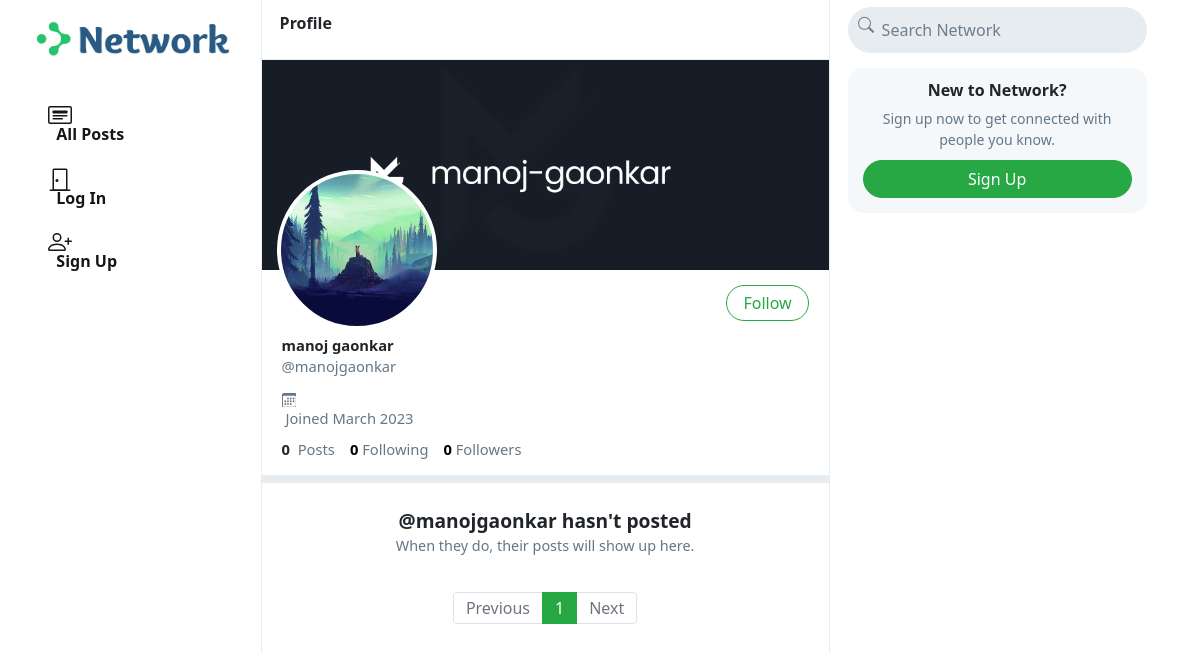
Page /manojgaonkar on the committed database.
### network/models.py (models this page shows, shortened)
class User(AbstractUser):
    profile_pic = models.ImageField(upload_to='profile_pic/')
    bio = models.TextField(max_length=160, blank=True, null=True)
    cover = models.ImageField(upload_to='covers/', blank=True)
    def __str__(self):
        return self.username

### network/views.py (the view)
# urls.py: path("<str:username>", views.profile, name='profile'),
def profile(request, username):
    user = User.objects.get(username=username)
    all_posts = Post.objects.filter(creater=user).order_by('-date_created')
    paginator = Paginator(all_posts, 10)
    page_number = request.GET.get('page')
    if page_number == None:
        page_number = 1
    posts = paginator.get_page(page_number)
    followings = []
    suggestions = []
    follower = False
    if request.user.is_authenticated:
        followings = Follower.objects.filter(followers=request.user).values_list('user', flat=True)
        suggestions = User.objects.exclude(pk__in=followings).exclude(username=request.user.username).order_by("?")[:6]
        if request.user in Follower.objects.get(user=user).followers.all():
            follower = True
    follower_count = Follower.objects.get(user=user).followers.all().count()
    following_count = Follower.objects.filter(followers=user).count()
    return render(request, 'network/profile.html', {
        "username": user,
        "posts": posts,
        "posts_count": all_posts.count(),
        "suggestions": suggestions,
        "page": "profile",
        "is_follower": follower,
        "follower_count": follower_count,
        "following_count": following_count
    })

### network/templates/network/profile.html (shortened to what this page needs)
{% extends 'network/index.html' %}
{% load static %}
{% block profile %}
    <div class="profile-view" data-user="{{username.username}}">
        <div class="cover-image" style="background-image: url(/media/{{username.cover}})"></div>
        <div class="profile-image" style="background-image: url(/media/{{username.profile_pic}})"></div>
        <div class="profile-details">
            <div>
                {% if user.username == username.username %}
                    <button class="btn btn-outline-success float-right" id="edit-profile-btn">Edit Profile</button>
                {% elif is_follower %}
                    <button class="btn btn-success float-right" onclick="unfollow_user(this,'{{username.username}}','edit_page')" id="following-btn">Following</button>
                {% else %}
                    <button class="btn btn-outline-success float-right" onclick="follow_user(this,'{{username.username}}','edit_page')" id="follow-btn">Follow</button>
                {% endif %}
            </div>
            <div class="details-data">
                <h5>{{username.first_name}} {{username.last_name}}</h5>
                <div class="grey">@{{username.username}}</div>
                <div class="grey" style="padding: 8px 0px;">
                    &nbsp;Joined {{username.date_joined | date:"F Y"}}
                </div>
                <div>
                    <strong>
                        {{posts_count}}
                    </strong>
                    &nbsp;<span class="grey">Posts</span>
                    <a href="#">
                        <strong id="following__count">{{following_count | default:0}}</strong>&nbsp;<span class="grey">Following</span>
                    </a>
                    <a href="#">
                        <strong id="follower__count">{{follower_count | default:0}}</strong>&nbsp;<span class="grey">Followers</span>
                    </a>
                </div>
            </div>
        </div>
    </div>
    <div class="space"></div>
{% endblock %}
{% block emptyprofile %}
    <center>
        <br>
        <strong style="font-size: 1.2em;">@{{username}} hasn't posted</strong>
        <div class="grey" style="font-size: .9em;">When they do, their posts will show up here.</div>
    </center>
{% endblock %}

### rows in the picture
User: cover (picture), profile_pic (picture), first_name "manoj", last_name "gaonkar", username "manojgaonkar", date_joined "March 2023"

### other values in the picture
{{ posts_count }} "0"
{{ following_count | default:0 }} "0"
{{ follower_count | default:0 }} "0"
{{ each }} "1"
